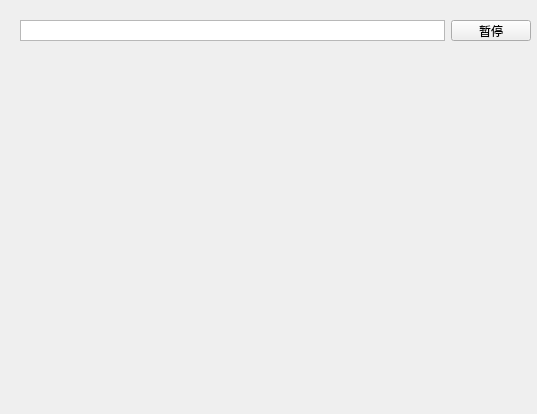
<?xml version="1.0" encoding="UTF-8"?>
<ui version="4.0">
 <class>game</class>
 <widget class="QWidget" name="game">
  <property name="geometry">
   <rect>
    <x>0</x>
    <y>0</y>
    <width>537</width>
    <height>414</height>
   </rect>
  </property>
  <property name="windowTitle">
   <string>Form</string>
  </property>
  <widget class="QWidget" name="">
   <property name="geometry">
    <rect>
     <x>20</x>
     <y>20</y>
     <width>511</width>
     <height>21</height>
    </rect>
   </property>
   <layout class="QHBoxLayout" name="horizontalLayout">
    <item>
     <widget class="QTextEdit" name="special">
      <property name="inputMethodHints">
       <set>Qt::ImhNone</set>
      </property>
      <property name="verticalScrollBarPolicy">
       <enum>Qt::ScrollBarAlwaysOff</enum>
      </property>
      <property name="horizontalScrollBarPolicy">
       <enum>Qt::ScrollBarAlwaysOff</enum>
      </property>
     </widget>
    </item>
    <item>
     <widget class="QPushButton" name="pause">
      <property name="text">
       <string>暂停</string>
      </property>
     </widget>
    </item>
   </layout>
  </widget>
 </widget>
 <resources/>
 <connections/>
</ui>
